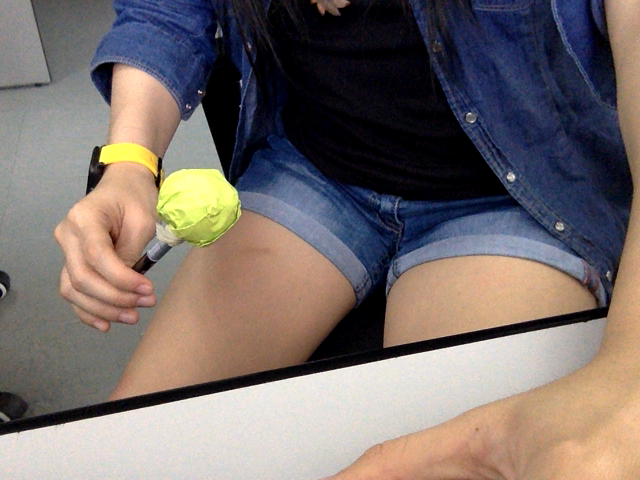
#> input picture prelim/data/green_blob.png, 640 x 480 px
$ python identify_blob_pic.py
#> lines starting #> are read from the running program, lines starting #| are printed output that depends on the picture; after the words box and inside, x2 and y2 are one past the last pixel; in counts of white or black regions, pixels touching at a corner belong together
import cv2
import numpy as np
import time

# Path of image to import
#path_image = '../data/blue_foil.png'
path_image = '../data/green_blob.png'
#img = NULL
#img_lab= NULL
img = cv2.imread(path_image)
#> img is the input picture: shape (480, 640, 3); mean B, G, R 107.6, 110.6, 121
img_lab = cv2.cvtColor(img, cv2.COLOR_BGR2LAB)
#> img_lab: shape (480, 640, 3); mean of channels 0, 1, 2 117.9, 132.9, 130.5


# Get 10x10 patch from center
patch_size = 10
patch_total_size = patch_size*patch_size


min_rgb = np.array([0, 0, 0])
max_rgb = np.array([0, 0, 0])
#descriptor = []
CALIBRATED = False

# [66 lines left out: function mouse_callback, not called in this run]


if __name__ == '__main__':

    while True:
        cv2.namedWindow('Calibrate Picture', cv2.WINDOW_NORMAL)

        #set mouse callback function for window
        cv2.setMouseCallback('Calibrate Picture', mouse_callback)

        cv2.imshow('Calibrate Picture', img)
        if CALIBRATED == True:
            break
        if cv2.waitKey(1) == 27:
#> (key Esc is pressed here)
            break  # esc to quit

    cv2.destroyAllWindows()
    print(min_rgb)
    print(max_rgb)


    # Start the blob detection
    while True:

        # For calibration
        cv2.namedWindow('AirDrums', cv2.WINDOW_NORMAL)
        #set mouse callback function for window
        cv2.imshow('AirDrums', img)

        # Do the blob detection
        start = time.time()

        #img_lab = cv2.cvtColor(img, cv2.COLOR_BGR2LAB)
        img_lab = img

        # [12 lines of commented-out code are left out]

        maskLAB = cv2.inRange(img_lab, min_rgb, max_rgb)
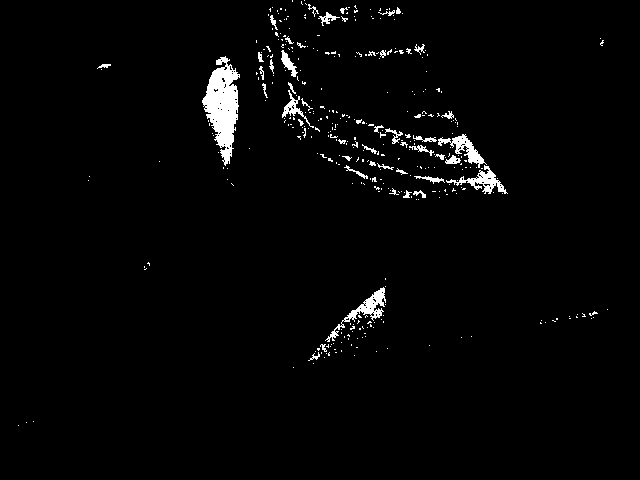
#> maskLAB: shape (480, 640); 2.3% white; 370 white regions (324 under 20 px), largest, box (x1, y1, x2, y2) and area: (202, 56, 240, 166) 2235, (325, 287, 386, 342) 632, (446, 165, 508, 194) 528
        #print(maskLAB)
        resultLAB = cv2.bitwise_and(img_lab, img_lab, mask = maskLAB)
#> resultLAB: shape (480, 640, 3); every value is 0


        kernel = np.ones((10,10),np.uint8)
        #erosion = cv2.erode(maskLAB,kernel,iterations = 1)
        dilation = cv2.dilate(maskLAB,kernel,iterations = 1)
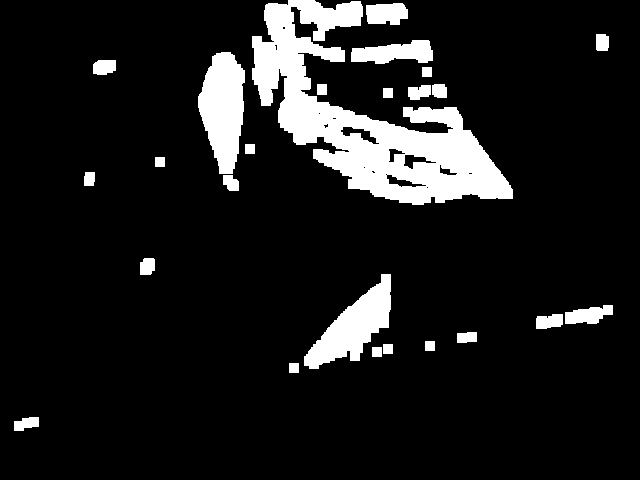
#> dilation: shape (480, 640); 11% white; 25 white regions, largest, box (x1, y1, x2, y2) and area: (252, 0, 513, 205) 20125, (198, 52, 245, 174) 4004, (304, 274, 391, 369) 3620


        #cv2.imshow("Output LAB", resultLAB)
        #cv2.imshow("erosion", erosion)
        end = time.time()
        cv2.imshow("AirDrums: dilation", dilation)

        print("Seconds elapsed: {}".format(end-start))

        if cv2.waitKey(1) == 27:
#> (key Esc is pressed here)
            break  # esc to quit

    cv2.destroyAllWindows()

$ run again, with prelim/data/blue_640.png copied over prelim/data/green_blob.png
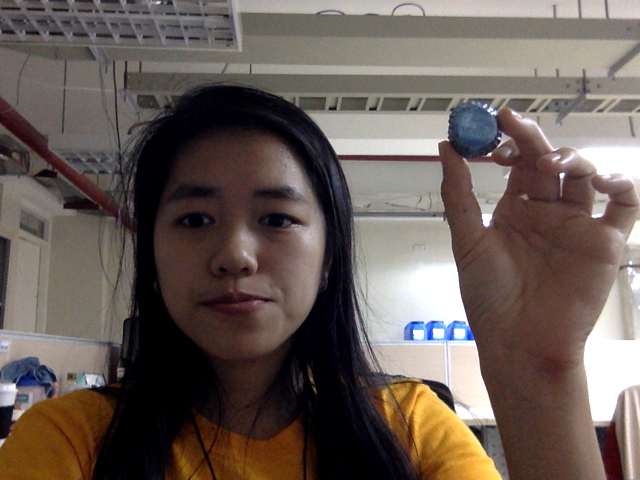
#> input picture prelim/data/blue_640.png, 640 x 480 px
#> img is the input picture: shape (480, 640, 3); mean B, G, R 86.8, 93.1, 105.4
#> img_lab: shape (480, 640, 3); mean of channels 0, 1, 2 100.8, 132.6, 133.6
#> `maskLAB = cv2.inRange(img_lab, min_rgb, max_rgb)`:
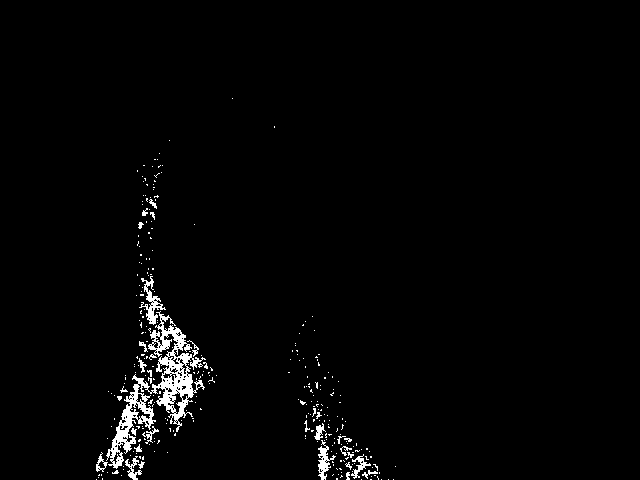
#> maskLAB: shape (480, 640); 2% white; 301 white regions (271 under 20 px), largest, box (x1, y1, x2, y2) and area: (106, 311, 206, 469) 3563, (139, 276, 166, 325) 387, (318, 440, 336, 480) 280
#> resultLAB: shape (480, 640, 3); every value is 0
#> `dilation = cv2.dilate(maskLAB,kernel,iterations = 1)`:
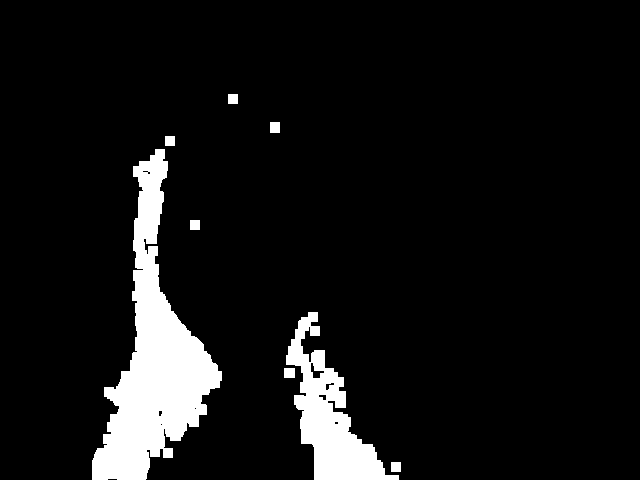
#> dilation: shape (480, 640); 7.9% white; 8 white regions, largest, box (x1, y1, x2, y2) and area: (92, 149, 222, 480) 16629, (286, 312, 399, 480) 6977, (270, 122, 280, 133) 110

$ run again, with prelim/data/green_foil.png copied over prelim/data/green_blob.png
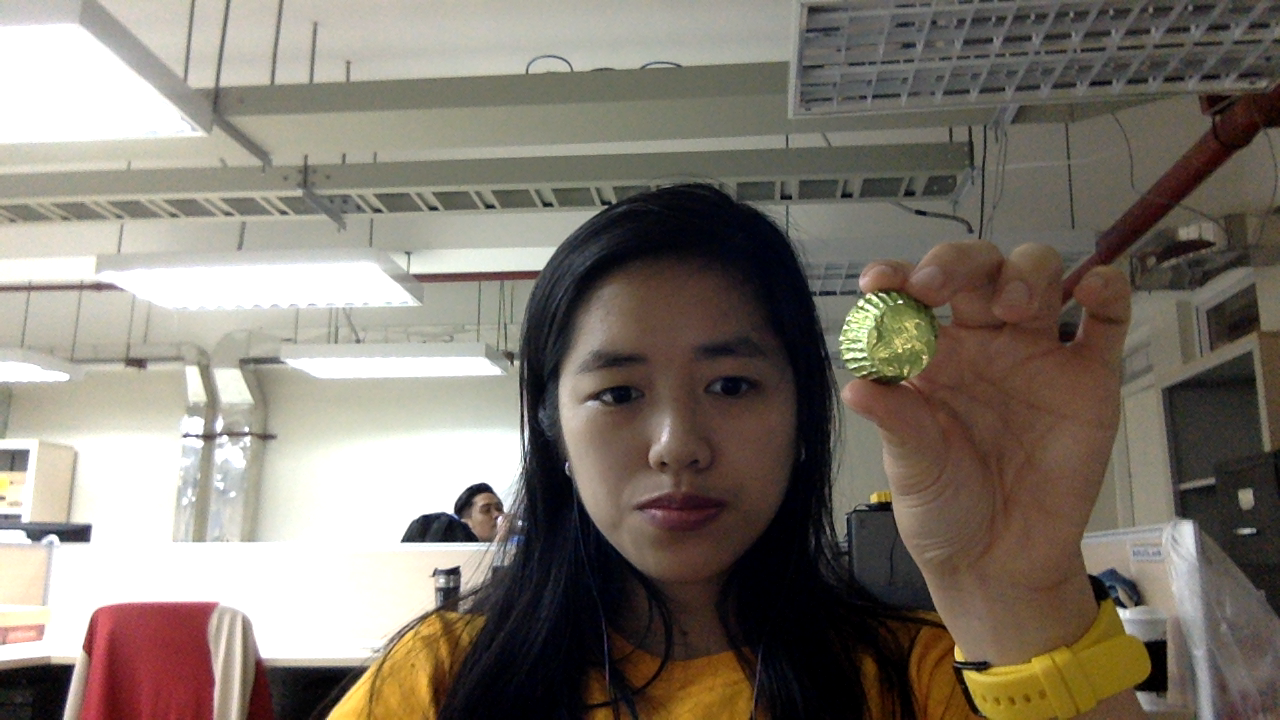
#> input picture prelim/data/green_foil.png, 1280 x 720 px
#> img is the input picture: shape (720, 1280, 3); mean B, G, R 110.2, 120.2, 128.5
#> img_lab: shape (720, 1280, 3); mean of channels 0, 1, 2 126.6, 130, 134.9
#> `maskLAB = cv2.inRange(img_lab, min_rgb, max_rgb)`:
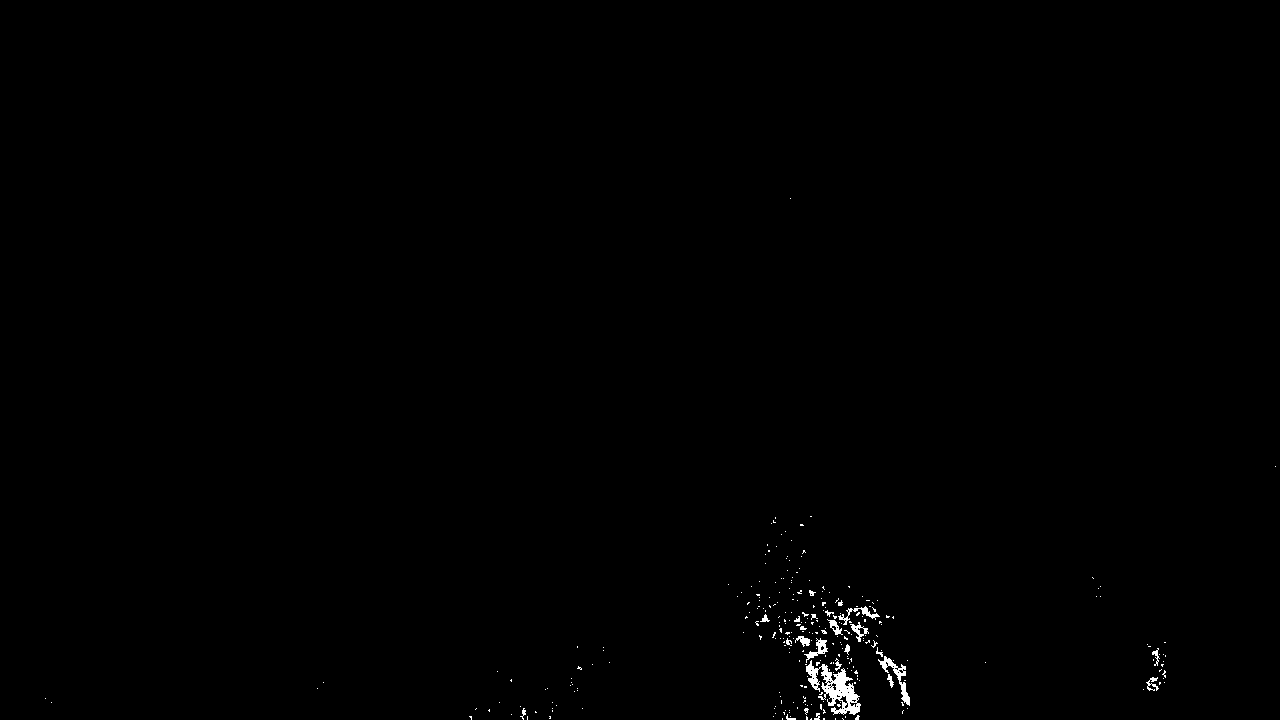
#> maskLAB: shape (720, 1280); 0.39% white; 285 white regions (261 under 20 px), largest, box (x1, y1, x2, y2) and area: (806, 660, 861, 715) 1217, (878, 656, 910, 706) 363, (838, 606, 880, 625) 185
#> resultLAB: shape (720, 1280, 3); every value is 0
#> `dilation = cv2.dilate(maskLAB,kernel,iterations = 1)`:
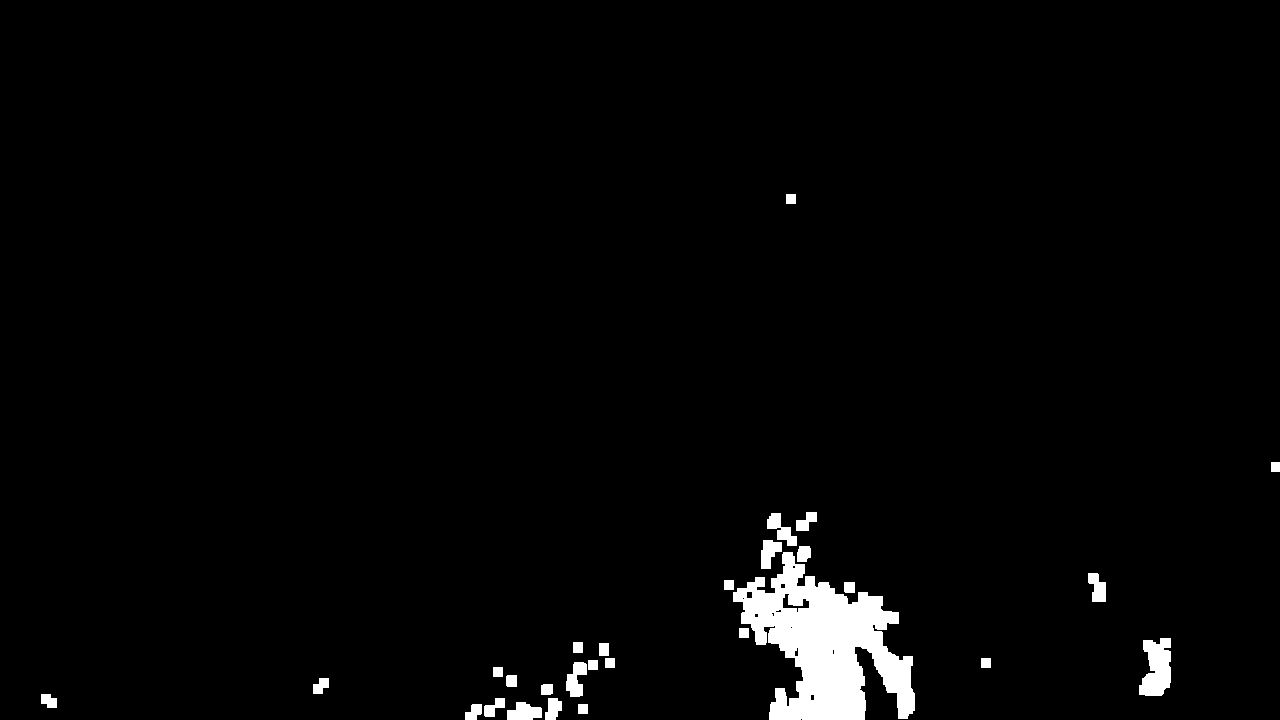
#> dilation: shape (720, 1280); 2.4% white; 28 white regions, largest, box (x1, y1, x2, y2) and area: (733, 552, 915, 720) 15941, (1139, 638, 1171, 696) 1376, (566, 662, 587, 697) 473
